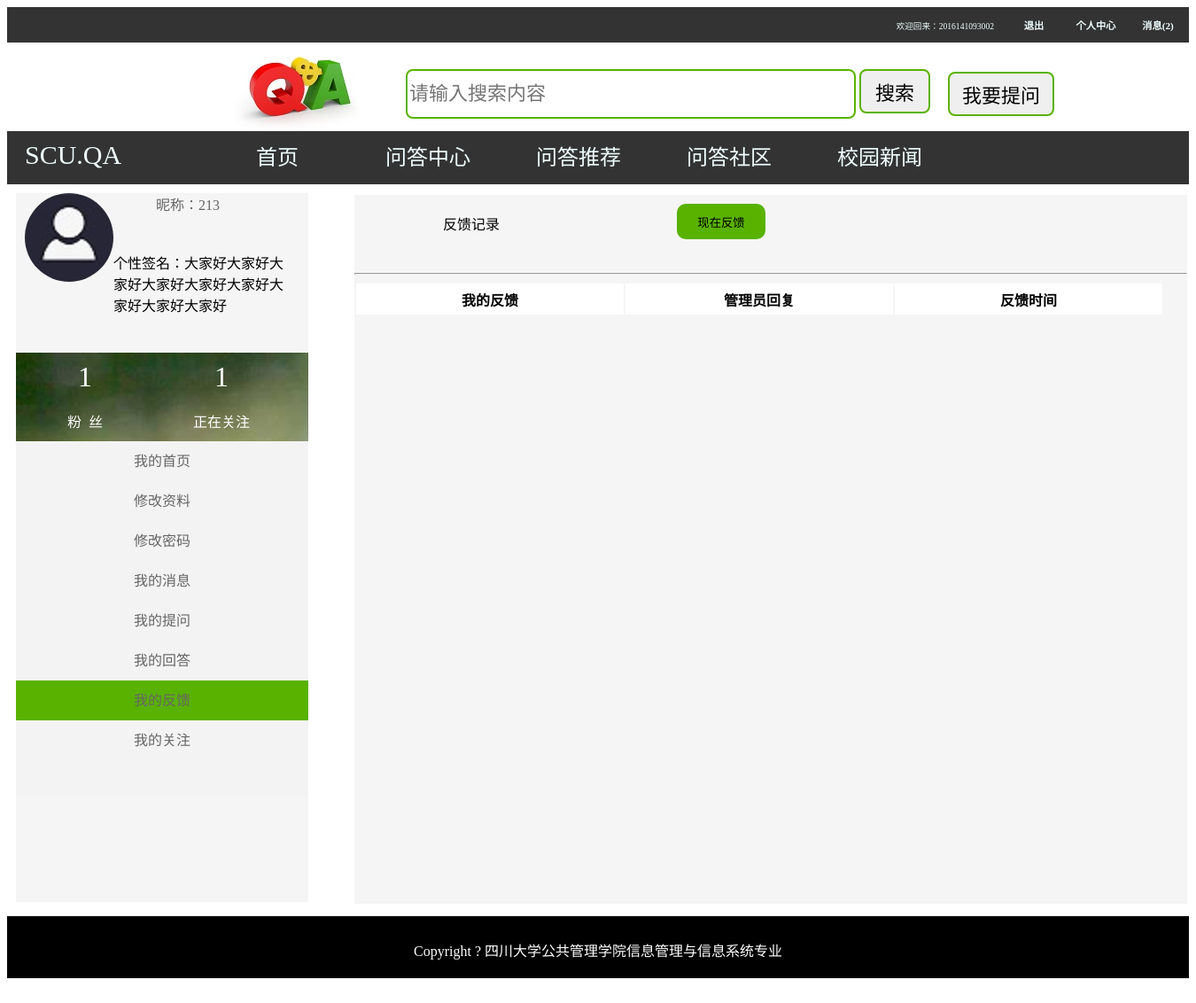
The app's page /user_feedback/ (signed in) with its own data.
### QA/models.py (models this page shows)
class User(models.Model):
    gender = (
        ('male', "男"),
        ('female', "女"),
    )
    username = models.CharField(max_length=128, unique=True, primary_key=True)
    password = models.CharField(max_length=256)
    sex = models.CharField(max_length=32, choices=gender, default="男")
    c_time = models.DateTimeField(auto_now=True)
    nickname = models.CharField(max_length=50, blank=True)
    profession = models.CharField(max_length=50, blank=True)
    email = models.EmailField()
    per_signature = models.CharField(max_length=1024,blank=True)
    per_introduction = models.TextField(blank=True)
    uid_qid = models.ManyToManyField(to='Question', through='Question_Favorite', through_fields=('fauthor','question'))
    headshot_img = models.ImageField(upload_to='headshot_img', default='headshot_img/headshot.jpg')

### QA/views.py (the view)
    def _get_follow_num(request):
         username = request.session["username"]
         userfollower = models.User_Favorite.objects.filter(follower_id=username)
         userfollower_num = userfollower.count()
         userfollowing = models.User_Favorite.objects.filter(user_id=username)
         userfollowing_num = userfollowing.count()
         return func(request, userfollowing_num, userfollower_num)

### QA/templatetags/filter.py (called while the page is built)
def message_num(username):
    message_num = 0
    if username:
        user = models.User.objects.get(username=username)
        community_apply = models.Community_Apply.objects.filter(community__c_author=user, agree=2)
        message_num = community_apply.count()
    return message_num

### QA/views.py (called while the page is built, shortened)
def get_follow_num(func):
    def _get_follow_num(request):
         username = request.session["username"]
         userfollower = models.User_Favorite.objects.filter(follower_id=username)
         userfollower_num = userfollower.count()
         userfollowing = models.User_Favorite.objects.filter(user_id=username)
         userfollowing_num = userfollowing.count()
         return func(request, userfollowing_num, userfollower_num)
    return _get_follow_num

@get_follow_num
def user_feedback(request,userfollowing_num,userfollower_num):
    username = request.session["username"]
    user = models.User.objects.get(username=username)
    feedback_list = models.Feedback.objects.filter(username=username)
    return render(request, 'user_feedback.html', locals())

### QA/templates/user_feedback.html (shortened to what this page needs)
{% extends 'usercenter.html' %}
{% load staticfiles %}
{% block css %}
     <link rel="stylesheet" type="text/css" href="{% static 'css/my_feedback.css' %}" >
     <link rel="stylesheet" type="text/css" href="{% static 'css/base.css' %}" >
     <link rel="stylesheet" type="text/css" href="{% static 'css/usercenter.css' %}">
{% endblock %}
{% block content %}
    <div class="user-right">
        <div class="title_list">
            <div style="font-size: 100%;margin:20px 0 0 100px;float: left">反馈记录</div>
            <div>
                <button class="top_btn" id="FeedbackSub">现在反馈</button>
            </div>
        </div>
        <hr/>
        <table>
            <tr class="tr31">
                <th class="th31">我的反馈</th>
                <th class="th31" >管理员回复</th>
                <th class="th31">反馈时间 </th>
            </tr>
        </table>
    </div>
{% endblock %}

### QA/templates/usercenter.html (shortened to what this page needs)
{% extends 'base.html' %}
{% load staticfiles %}
{% block left %}
    <div class="user-left">
      <div class="left-top1">
            <div class="top1">
                <div class="top1-1">
                    <a href="/userinfo_reset/"><img src="{{ user.headshot_img.url }}" style="border-radius: 50%"></a>
                </div>
                <div class="top1-2">
                    <a href="/usercenter_index/">昵称：{{ user.nickname }}</a></div>
                <div class="top1-3">
                    <p>{% if user.per_signature %}个性签名：{{ user.per_signature }}{% else %}<a href="/userinfo_reset/">你还没有个性签名，点这添加！</a>{% endif %}</p>
                </div>
            </div>
            <div class="top2" >
                    <table class="table">
                        <tr class="tr">
                            <td class="td1"><a style="color: #fff;text-decoration: none" href="/my_followers/">{{ userfollower_num}}</a></td>
                            <td class="td1"><a style="color: #fff;text-decoration: none"href="/my_followings/">{{ userfollowing_num }}</a></td>
                        </tr>
                        <tr class="tr">
                            <td class="td2">粉&nbsp;&nbsp;丝</td>
                            <td class="td2">正在关注</td>
                        </tr>
                    </table>
            </div>
      </div>
      <div class="left-top2">
                 <li>{%if request.path == '/usercenter_index/'%} <a class="active" href="/usercenter_index/">我的首页</a>{% else %}<a href="/usercenter_index/">我的首页</a>{% endif %}</li>
                 <li>{%if request.path == '/userinfo_reset/'%}<a class="active" href="/userinfo_reset/">修改资料</a>{% else %}<a href="/userinfo_reset/">修改资料</a>{% endif %}</li>
                 <li>{%if request.path == '/password_modify/'%}<a class="active" href="/password_modify/">修改密码</a>{% else %}<a href="/password_modify/">修改密码</a>{% endif %}</li>
                 <li>{%if request.path == '/user_message/'%} <a class="active" href="/user_message/">我的消息</a>{% else %}<a href="/user_message/">我的消息</a>{% endif %}</li>
                 <li>{%if request.path == '/my_question/'%} <a class="active" href="/my_question/">我的提问</a>{% else %}<a href="/my_question/">我的提问</a>{% endif %}</li>
                 <li>{%if request.path == '/my_answer/'%} <a class="active" href="/my_answer/">我的回答</a>{% else %}<a href="/my_answer/">我的回答</a>{% endif %}</li>
                 <li>{%if request.path == '/user_feedback/'%} <a class="active" href="/user_feedback/">我的反馈</a>{% else %}<a href="/user_feedback/">我的反馈</a>{% endif %}</li>
                 <li>{%if request.path == '/my_followers/'%} <a class="active" href="/my_followers/">我的关注</a>{% else %}<a href="/my_followers/">我的关注</a>{% endif %}</li>
      </div>
    </div>
{% endblock left%}

### QA/templates/base.html (shortened to what this page needs)
{% load staticfiles %}
{% load filter %}
<!DOCTYPE html>
<html lang="en">
<head>
    {% block css %}{% endblock %}
</head>
<body>
{% block header_con %}
   <div class="header">
       <div class="header_nav">
                 {% if request.session.is_login  %}
                     <li class="header_nav_list"><h3><a href="/user_message/">消息({{ request.session.username|message_num}})</a></h3></li>
                    <li class="header_nav_list"><h3><a href="/usercenter_index/">个人中心</a></h3></li>
                     <li class="header_nav_list"><h3><a href="/logout/">退出</a></h3></li>
                     <li class="header_nav_list_welcome">欢迎回来：{{request.session.username }}</li>
                 {% else %}
			         <li class="header_nav_list"><h3><a href="/register/">注册</a></h3></li>
                     <li class="header_nav_list"><h3><a href="/login/">登录</a></h3></li>
                 {% endif %}
       </div>
   </div>
<div class="sou-suo">
        <div class="sou-suo-icon">
            <img src="/static/img/logo.jpg/">
        </div>
        <div class="sou-suo-search">
            <form action="/search/" method="get">
                <input type="text" name="q" placeholder="请输入搜索内容" value="" required>
                <button type="submit" >搜索</button>
            </form>
        </div>
        <div class="sou-suo-question">
            <a href="/question/"><button>我要提问</button></a>
        </div>
</div>
<header class="dao-hang">
    <div class="dao-hang2">
        <div class="logo">SCU.QA</div>
        <li class="dao-hang-lie-biao"><a {%if request.path == '/index/'%} class="active"{% endif %}href="/index/">首页</a></li>
        <li class="dao-hang-lie-biao"><a {%if request.path|slice:"5" == '/type'%} class="active"{% endif %}href="/type_all/">问答中心</a></li>
        <li class="dao-hang-lie-biao"><a {%if request.path|slice:"10" == '/recommend'%} class="active"{% endif %}href="/recommend_hot_question/">问答推荐</a></li>
        <li class="dao-hang-lie-biao"><a {%if request.path|slice:"10" == '/community'%} class="active"{% endif %}href="/community_list/">问答社区</a></li>
        <li class="dao-hang-lie-biao"><a {%if request.path == '/xg_news/'%} class="active"{% endif %}href="/xg_news/">校园新闻</a></li>
    </div>
</header>
{% endblock header_con %}
 {% block left %}{% endblock left %}
{% block content %}{% endblock content %}
{% block bottom %}
   <footer class="wei-bu">
    <div class="ban-quan">
        <p>Copyright ? 四川大学公共管理学院信息管理与信息系统专业</p>
    </div>
   </footer>
{% endblock bottom %}
</body>
</html>

### static/css/my_feedback.css (style rules this page uses)
.title_list { width: 100%; height: 80px; }
.top_btn { margin-top:10px; margin-left:200px; height: 40px; width: 100px; border: #59B200 2px solid; border-radius: 10px; background-color: #59B200 }
input { width: 300px; height: 40px; margin-top: 20px; border: #59B200 2px solid; border-radius: 15px; font-size: 15px; }
.tr31 { background-color: white; height: 35px }
.th31 { height:25px; width:300px; font-size: 100% }

### static/css/base.css (style rules this page uses)
.active { background-color: #59B200; }
.header { width:100%; height:40px; background-color: #333; color: azure; min-width:1263px; }
.header_nav { width:100%; height:40px; background-color: #333; }
.header_nav_list { list-style:none; width: 70px; height: 10px; float: right; text-align:center ; line-height: 0px; }
.header_nav_list a { text-decoration:none; color:azure; font-size:60%; }
.header_nav_list_welcome { list-style:none; width: 100%; height: 10px; float: right; margin-right: 220px; text-align:right ; line-height: 23px; color:azure; font-size: 60%; }
.sou-suo { width: 100%; height: 100px; min-width:1263px; }
.sou-suo-icon { float: left; height: 100px; font-family: Arial; font-size: 60%; margin-left: 250px; }
.sou-suo-search { margin-left: 40px; float: left; }
.sou-suo-search input { width: 500px; height: 50px; border: 2px #59B200 solid; border-radius: 8px; margin-top: 30px; font-size: 22px; }
.sou-suo-question { float: left; margin-left: 20px; }
.sou-suo-search button { width: 80px; height: 50px; border: #59B200 2px solid; border-radius: 8px; margin-top: 30px; font-size: 22px; cursor: pointer; }
.sou-suo-question button { width: 120px; height: 50px; border: #59B200 2px solid; border-radius: 8px; margin-top: 33px; font-size: 22px; cursor: pointer; }
.sou-suo-question a { font-size: 22px; text-decoration:none; color:#000000; }
.dao-hang { width: 100%; min-width:1263px; height: 60px; background-color: #333; color: azure; }
.dao-hang2 { width: 1263px; height: 60px; }
.logo { width: 200px; height: 50px; float: left; margin-top: 10px; font-size: 30px; margin-left: 20px; }
.dao-hang-lie-biao { list-style:none; width: 170px; height: 60px; float: left; text-align: center; line-height:60px; }
.dao-hang-lie-biao a { text-decoration:none; display: block; width: 170px; height: 60px; color: azure; font-size:150%; }
.wei-bu { width: 100%; height: 70px; background-color: #222222; position: relative; margin-bottom: 30px; }
.wei-bu .ban-quan { height: 70px; background-color: #000000; margin: 0 auto; line-height: 80px; text-align: center; color: #fffdfd; }

### static/css/usercenter.css (style rules this page uses)
.user-left { width:330px; height:800px; background-color: whitesmoke; margin-left: 10px; }
.left-top1 { width:330px; height:280px; }
.top1 { width:330px; height:150px; position:relative; margin-top: 10px; }
.top1-1 { width:100px; height:100px; margin-left:10px; bottom:0; float:left; border-radius: 50%; }
.top1-2 { height:50px; float:right; margin-right: 100px; }
.top1-2 a { font-size:100%; height:50px; text-decoration: none; color: #666; }
.top1-3 { float:left; height:100px; width:200px; }
.top2 { width:330px; height:100px; background-image: url("/static/img/top2.jpg"); margin-top: 30px; }
.table { height:100px; margin-left: 0px; }
.tr { height:30px; width:300px; }
.td1 { width:150px; height:30px; font-size: 200%; text-align: center; text-decoration: none; color:#fff ; }
.td2 { width:150px; height:30px; text-align: center; text-decoration: none; color:#fff ; }
.left-top2 { width:330px; height:400px; background-color: rgba(236, 236, 236, 0.22); }
.left-top2 li { height: 45px; list-style: none; color: #fff; }
.left-top2 a { height:45px; text-decoration: none; font-size: 100%; margin-bottom: 5px; color: #666; display:block; line-height:45px ; text-align: center; }
.user-right { width:940px; height:800px; left:400px; position: absolute; top:220px; background-color: whitesmoke; }

### records on screen
User: session.username|message_num "2", headshot_img (picture), nickname "213", per_signature "大家好大家好大家好大家好大家好大家好大家好大家好大家好"

### other values on screen
{{ request.session.username }} "2016141093002"
{{ userfollower_num }} "1"
{{ userfollowing_num }} "1"
